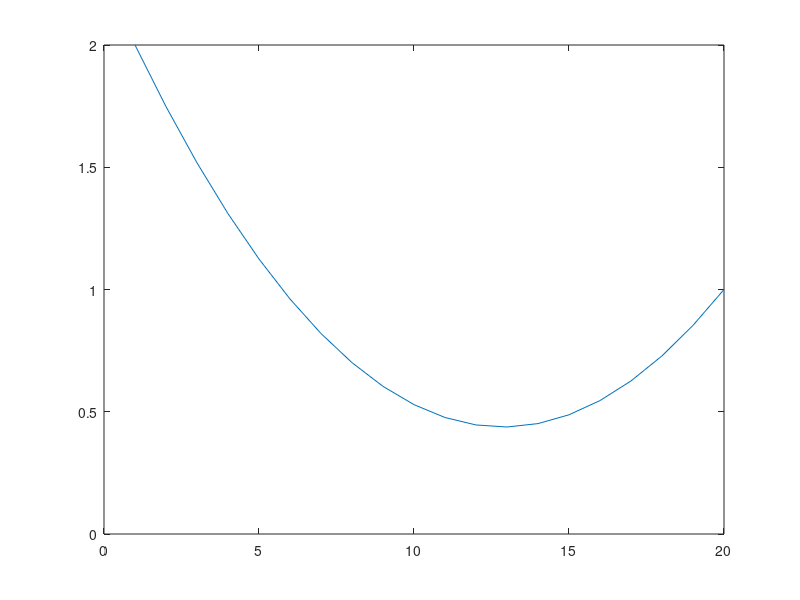
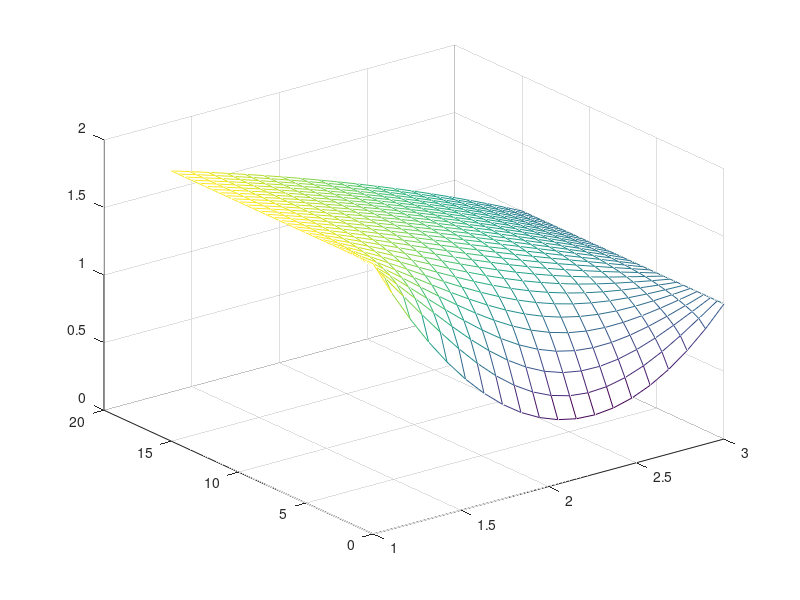

The MATLAB source for these figures, in order:

%https://arxiv.org/ftp/arxiv/papers/1811/1811.06337.pdf

function main
rho=1; Cp=1; kappa0=0.1; chi=0.5;
M=31;N=20;% N=41;
tEnd=15; tau=tEnd/(M-1);
a=1; b=3; h=(b-a)/(N-1);
alpha=2; beta=1;
x=zeros(N,1);
u0=zeros(N,1);
as1=[];
for i=1:N
 x(i)=a+(i-1)*h;
 u0(i)=2-(x(i)-1)/2+(x(i)-1)*(x(i)-3);
 
 as1=[as1,[i]];
%figure('Name','initial Data');
 plot(u0)
% hold on
end
t=zeros(M,1);
for n=1:M
 t(n)=(n-1)*tau;
end
u_1=zeros(N,1); u=zeros(N,1);
uNext=zeros(N,1); G=zeros(N,1);
L=zeros(N,N); L(1,1)=1; L(N,N)=1;
U=zeros(N,M); U(:,1)=u0;
for n=2:M
 u=U(:,n-1); u_1=U(:,n-1);
 eps=1;
 while(eps>0.0001)
 G(1)=u(1)-alpha;
 G(N)=u(N)-beta;
 for i=2:N-1
 k=kappa0*exp(chi*u(i));
 Dk=chi*k;
 D2k=chi*Dk;
 v=(u(i+1)-u(i-1))/(2*h);
 A=rho*Cp/tau;
 phi=A*(u(i)-u_1(i))-Dk*v*v;
 f=phi/k;
 q=(-f*Dk+A-D2k*v*v)/k;
 p=-2*Dk*v/k;
 G(i)=u(i+1)-2*u(i)+u(i-1)-h*h*f;
 L(i,i-1)=1+0.5*h*p;
 L(i,i)=-2-h*h*q;
 L(i,i+1)=1-0.5*h*p;
 end
 uNext=u-L\G;
 eps=sqrt(h*(uNext-u)'*(uNext-u));
 u=uNext;
 end
 U(:,n)=u;
end
figure(60)
mesh(x,t,U');
end
